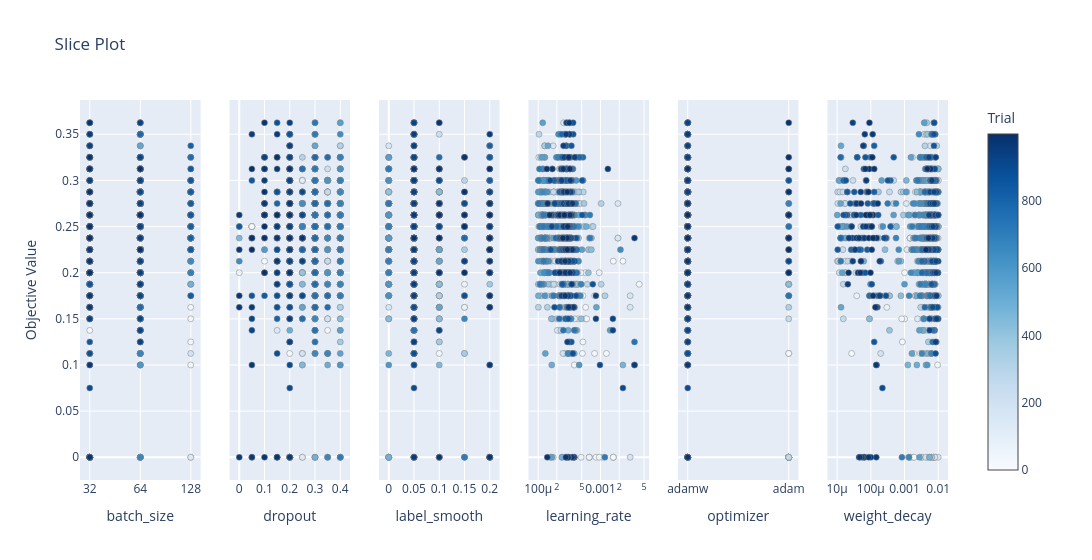

Notebook source saved alongside this figure:
### Code cell
fig_slice = plot_slice(study, params=params_to_plot_OPT)
fig_slice.show()

### Figure 1 — Plotly figure (JSON) as saved in the notebook; plotly's stock layout.template omitted (floating-point values rounded to 4 significant figures; data arrays with more than 128 entries replaced by an {"elided": "..."} marker saying what was removed)
{"data": [{"marker": {"color": {"elided": "1000 int values"}, "colorbar": {"title": {"text": "Trial"}, "x": 1, "xpad": 40}, "colorscale": [[0, "rgb(247,251,255)"], [0.125, "rgb(222,235,247)"], [0.25, "rgb(198,219,239)"], [0.375, "rgb(158,202,225)"], [0.5, "rgb(107,174,214)"], [0.625, "rgb(66,146,198)"], [0.75, "rgb(33,113,181)"], [0.875, "rgb(8,81,156)"], [1, "rgb(8,48,107)"]], "line": {"color": "Grey", "width": 0.5}, "showscale": true}, "mode": "markers", "name": "Feasible Trial", "showlegend": false, "type": "scatter", "x": {"elided": "1000 int values"}, "xaxis": "x", "y": {"elided": "1000 float values"}, "yaxis": "y"}, {"marker": {"color": {"elided": "1000 int values"}, "colorbar": {"title": {"text": "Trial"}, "x": 1, "xpad": 40}, "colorscale": [[0, "rgb(247,251,255)"], [0.125, "rgb(222,235,247)"], [0.25, "rgb(198,219,239)"], [0.375, "rgb(158,202,225)"], [0.5, "rgb(107,174,214)"], [0.625, "rgb(66,146,198)"], [0.75, "rgb(33,113,181)"], [0.875, "rgb(8,81,156)"], [1, "rgb(8,48,107)"]], "line": {"color": "Grey", "width": 0.5}, "showscale": false}, "mode": "markers", "name": "Feasible Trial", "showlegend": false, "type": "scatter", "x": {"elided": "1000 float values"}, "xaxis": "x2", "y": {"elided": "1000 float values"}, "yaxis": "y2"}, {"marker": {"color": {"elided": "1000 int values"}, "colorbar": {"title": {"text": "Trial"}, "x": 1, "xpad": 40}, "colorscale": [[0, "rgb(247,251,255)"], [0.125, "rgb(222,235,247)"], [0.25, "rgb(198,219,239)"], [0.375, "rgb(158,202,225)"], [0.5, "rgb(107,174,214)"], [0.625, "rgb(66,146,198)"], [0.75, "rgb(33,113,181)"], [0.875, "rgb(8,81,156)"], [1, "rgb(8,48,107)"]], "line": {"color": "Grey", "width": 0.5}, "showscale": false}, "mode": "markers", "name": "Feasible Trial", "showlegend": false, "type": "scatter", "x": {"elided": "1000 float values"}, "xaxis": "x3", "y": {"elided": "1000 float values"}, "yaxis": "y3"}, {"marker": {"color": {"elided": "1000 int values"}, "colorbar": {"title": {"text": "Trial"}, "x": 1, "xpad": 40}, "colorscale": [[0, "rgb(247,251,255)"], [0.125, "rgb(222,235,247)"], [0.25, "rgb(198,219,239)"], [0.375, "rgb(158,202,225)"], [0.5, "rgb(107,174,214)"], [0.625, "rgb(66,146,198)"], [0.75, "rgb(33,113,181)"], [0.875, "rgb(8,81,156)"], [1, "rgb(8,48,107)"]], "line": {"color": "Grey", "width": 0.5}, "showscale": false}, "mode": "markers", "name": "Feasible Trial", "showlegend": false, "type": "scatter", "x": {"elided": "1000 float values"}, "xaxis": "x4", "y": {"elided": "1000 float values"}, "yaxis": "y4"}, {"marker": {"color": {"elided": "1000 int values"}, "colorbar": {"title": {"text": "Trial"}, "x": 1, "xpad": 40}, "colorscale": [[0, "rgb(247,251,255)"], [0.125, "rgb(222,235,247)"], [0.25, "rgb(198,219,239)"], [0.375, "rgb(158,202,225)"], [0.5, "rgb(107,174,214)"], [0.625, "rgb(66,146,198)"], [0.75, "rgb(33,113,181)"], [0.875, "rgb(8,81,156)"], [1, "rgb(8,48,107)"]], "line": {"color": "Grey", "width": 0.5}, "showscale": false}, "mode": "markers", "name": "Feasible Trial", "showlegend": false, "type": "scatter", "x": {"elided": "1000 str values"}, "xaxis": "x5", "y": {"elided": "1000 float values"}, "yaxis": "y5"}, {"marker": {"color": {"elided": "1000 int values"}, "colorbar": {"title": {"text": "Trial"}, "x": 1, "xpad": 40}, "colorscale": [[0, "rgb(247,251,255)"], [0.125, "rgb(222,235,247)"], [0.25, "rgb(198,219,239)"], [0.375, "rgb(158,202,225)"], [0.5, "rgb(107,174,214)"], [0.625, "rgb(66,146,198)"], [0.75, "rgb(33,113,181)"], [0.875, "rgb(8,81,156)"], [1, "rgb(8,48,107)"]], "line": {"color": "Grey", "width": 0.5}, "showscale": false}, "mode": "markers", "name": "Feasible Trial", "showlegend": false, "type": "scatter", "x": {"elided": "1000 float values"}, "xaxis": "x6", "y": {"elided": "1000 float values"}, "yaxis": "y6"}], "layout": {"title": {"text": "Slice Plot"}, "width": 1800, "xaxis": {"anchor": "y", "categoryarray": [32, 64, 128], "categoryorder": "array", "domain": [0, 0.1389], "title": {"text": "batch_size"}, "type": "category"}, "xaxis2": {"anchor": "y2", "domain": [0.1722, 0.3111], "title": {"text": "dropout"}}, "xaxis3": {"anchor": "y3", "domain": [0.3444, 0.4833], "title": {"text": "label_smooth"}}, "xaxis4": {"anchor": "y4", "domain": [0.5167, 0.6556], "title": {"text": "learning_rate"}, "type": "log"}, "xaxis5": {"anchor": "y5", "categoryarray": ["adamw", "adam"], "categoryorder": "array", "domain": [0.6889, 0.8278], "title": {"text": "optimizer"}, "type": "category"}, "xaxis6": {"anchor": "y6", "domain": [0.8611, 1], "title": {"text": "weight_decay"}, "type": "log"}, "yaxis": {"anchor": "x", "domain": [0, 1], "title": {"text": "Objective Value"}}, "yaxis2": {"anchor": "x2", "domain": [0, 1], "matches": "y", "showticklabels": false}, "yaxis3": {"anchor": "x3", "domain": [0, 1], "matches": "y", "showticklabels": false}, "yaxis4": {"anchor": "x4", "domain": [0, 1], "matches": "y", "showticklabels": false}, "yaxis5": {"anchor": "x5", "domain": [0, 1], "matches": "y", "showticklabels": false}, "yaxis6": {"anchor": "x6", "domain": [0, 1], "matches": "y", "showticklabels": false}}}
